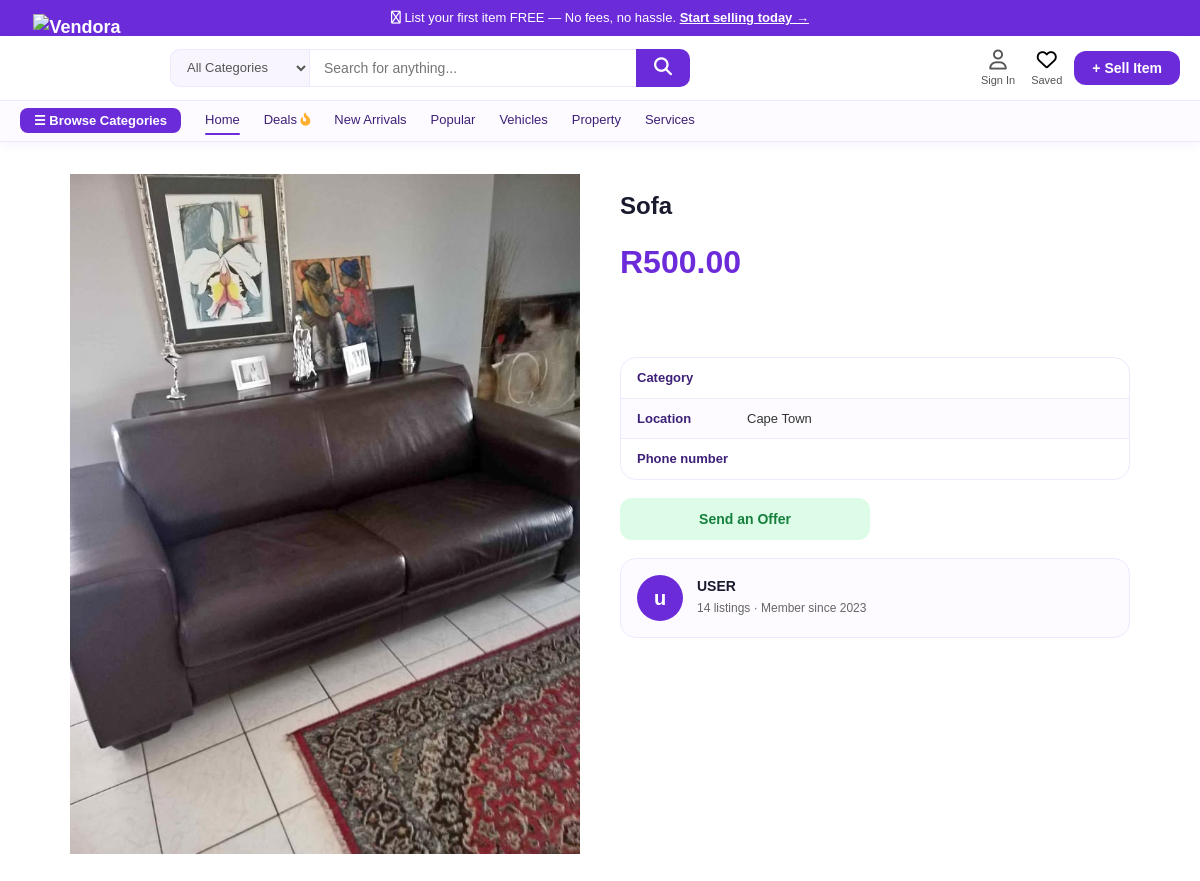
Page /productpage.php?id=5 on the committed database.
### tables this page shows
CREATE TABLE `products` (
  `id` int(11) NOT NULL,
  `title` varchar(255) DEFAULT NULL,
  `description` text DEFAULT NULL,
  `price` decimal(10,2) DEFAULT NULL,
  `image` varchar(255) DEFAULT NULL,
  `location` varchar(255) DEFAULT NULL,
  `created_at` timestamp NOT NULL DEFAULT current_timestamp(),
  `category` varchar(255) DEFAULT NULL,
  `phone` varchar(255) DEFAULT NULL,
  `seller` varchar(255) DEFAULT NULL
);

### productpage.php (the view, shortened to what this page needs)
<?php
include 'config/db.php';
$id = $_GET['id'];
$query = mysqli_query(
    $conn,
    "SELECT * FROM products WHERE id = $id"
);
$product = mysqli_fetch_assoc($query);
?>
<!DOCTYPE html>
<html lang="en">
    <head>
        <link rel="stylesheet" href="style.css" />
        <link rel="stylesheet" href="productpagestle.css" />
    </head>
    <body>
<section class="header">
  <div class="startsellingheader">
    <i class="fa-regular fa-truck" style="color: rgb(255, 255, 255);"></i> List your first item FREE — No fees, no hassle.
    <span class="announcement-link">Start selling today →</span>
  </div>
  <nav class="navbar">
    <div class="topnavebar">
      <div href="index.php" class="logo" onclick="window.location.href='index.php'" style="cursor:pointer;">
        <div class="vendoraimg">
            <img src="img/vendora2.png" alt="Vendora Logo" class="logo-img" width="80%" height="80%">
        </div>
    </div>
      <div class="searchbar">
        <select class="allcats">
          <option>All Categories</option>
        </select>
        <input class="search-input" type="text" placeholder="Search for anything..." id="searchInput" />
        <button class="search-btn"><i class="fa-solid fa-magnifying-glass" style="color: rgb(255, 255, 255);"></i></button>
      </div>
      <div class="navicons">
        <button class="navlogos"
onclick="window.location.href='<?php
if(isset($_SESSION['user_id'])){
    echo "profile.php";
} else {
    echo "loginpage.php";
}
?>'">
<span class="icon">
<i class="fa-regular fa-user"></i>
</span>
<span class="label">
<?php
if(isset($_SESSION['name'])){
    echo $_SESSION['name'];
} else {
    echo "Sign In";
}
?>
</span>
</button>
        <button class="navlogos">
          <span class="icon"><i class="fa-regular fa-heart" style="color: rgb(0, 0, 0);"></i></span>
          <span class="label">Saved</span>
        </button>
        <button class="sellbutton"
onclick="window.location.href='sellindex.php'">
  + Sell Item
</button>
      </div>
    </div>
    <div class="subnav">
      <div class="bottomnav">
        <button class="subnav-browse-btn">☰ Browse Categories</button>
        <a href="#" class="navoptions active">Home</a>
        <a href="#" class="navoptions">Deals <i class="fa-solid fa-fire-flame-curved" style="color: rgb(255, 175, 46);"></i></a>
        <a href="#" class="navoptions">New Arrivals</a>
        <a href="#" class="navoptions">Popular</a>
        <a href="#" class="navoptions">Vehicles</a>
        <a href="#" class="navoptions">Property</a>
        <a href="#" class="navoptions">Services</a>
      </div>
    </div>
  </nav>
          </section>
  <div class="product-page">
    <div class="product-images">
      <div class="main-image" id="mainImage">
        <img
    src="img/<?= $product['image']; ?>"
    alt="<?= $product['title']; ?>"
    class="product-main-image"
>
      </div>
    </div>
    <div class="product-details">
      <h1 class="product-title">
<?= $product['title']; ?>
</h1>
      <div class="product-price-row">
        <span class="product-price">
R<?= $product['price']; ?>
</span>
      </div>
      <div class="product-specs">
        <div class="spec-row"><span class="spec-label">Category</span><span class="spec-value"><?= $product['category']; ?></span></div>
        <div class="spec-row"><span class="spec-label">Location</span><span class="spec-value">
<?= $product['location']; ?>
</span></div>
        <div class="spec-row"><span class="spec-label">Phone number</span></div>
      </div>
      <div class="product-ctas">
        <button class="offerbutton" onclick="openOfferModal()">
    Send an Offer
</button>
      </div>
      <div class="seller-card">
        <div class="seller-avatar">u</div>
        <div class="seller-info">
          <div class="seller-name">USER </div>
          <div class="seller-stats"> 14 listings · Member since 2023</div>
        </div>
      </div>
    </div>
  </div>
</body>
</html>

### style.css (style rules this page uses)
html { font-size: 16px; }
body { line-height: 1.5; overflow-x: hidden; }
* { margin: 0; padding: 0; box-sizing: border-box; font-family: 'Spartan', sans-serif; }
h1 { font-size: 50px; line-height: 64px; color: #222; }
:root { --primary: #6C2BD9; --primary-light: #8B5CF6; --primary-dark: #4C1D95; --accent: #F59E0B; --accent-light: #FCD34D; --success: #10B981; --danger: #EF4444; --dark: #0F0A1E; --dark-border: #2D1F4E; --text-muted: #A78BFA; --text-dim: #6B5B95; --light-bg: #F5F0FF; --page-bg: #FAFAF8; --font-display: 'Syne', sans-serif; --font-body: 'DM Sans', sans-serif; --radius-sm: 8px; --radius-md: 12px; --radius-lg: 16px; --radius-xl: 20px; --radius-2xl: 24px; --shadow-card: 0 2px 12px rgba(108, 43, 217, 0.08); --shadow-card-hover: 0 8px 32px rgba(108, 43, 217, 0.18); --shadow-btn: 0 8px 24px rgba(108, 43, 217, 0.40); --shadow-fab: 0 8px 32px rgba(108, 43, 217, 0.45); }
.navbar { background: #fff; border-bottom: 1.5px solid #EDE9FE; position: sticky; top: 0; z-index: 100; box-shadow: 0 2px 12px rgba(108, 43, 217, 0.07); }
.topnavebar { max-width: 1200px; margin: 0 auto; padding: 0 20px; display: flex; align-items: center; gap: 16px; height: 64px; }
.logo { display: flex; align-items: center; gap: 8px; }
.vendoraimg { width: 134px; height: 134px; background: transparent; border-radius: 10px; display: flex; align-items: center; justify-content: center; color: #fff; font-family: var(--font-display); font-weight: 900; font-size: 18px; }
.searchbar { flex: 1; display: flex; max-width: 520px; }
.allcats { border: 1.5px solid #EDE9FE; border-right: none; border-radius: 10px 0 0 10px; padding: 0 12px; font-size: 13px; color: #555; background: #F8F5FF; font-family: var(--font-body); }
.search-input { flex: 1; border: 1.5px solid #EDE9FE; border-right: none; padding: 10px 14px; font-size: 14px; color: #1a1a2e; font-family: var(--font-body); outline: none; }
.search-btn { background: var(--primary); color: #fff; border: none; border-radius: 0 10px 10px 0; padding: 0 18px; font-size: 18px; transition: background 0.2s; }
.navicons { display: flex; align-items: center; gap: 8px; margin-left: auto; }
.navlogos { background: none; border: none; display: flex; flex-direction: column; align-items: center; gap: 2px; color: #555; padding: 4px; position: relative; }
.navlogos .icon { font-size: 20px; }
.navlogos .label { font-size: 11px; }
.sellbutton { background: var(--primary); color: #fff; border: none; border-radius: var(--radius-md); padding: 9px 18px; font-family: var(--font-display); font-weight: 700; font-size: 14px; white-space: nowrap; transition: background 0.2s; }
.subnav { background: #FDFBFF; border-top: 1px solid #EDE9FE; padding: 0 20px; }
.bottomnav { max-width: 1200px; margin: 0 auto; display: flex; align-items: center; gap: 24px; height: 40px; overflow-x: auto; }
.subnav-browse-btn { background: var(--primary); color: #fff; border: none; border-radius: var(--radius-sm); padding: 5px 14px; font-weight: 700; font-size: 13px; white-space: nowrap; }
.navoptions { text-decoration: none; font-size: 13px; font-weight: 500; color: #3D2078; white-space: nowrap; padding-bottom: 2px; position: relative; }
.navoptions::after { content: ''; position: absolute; bottom: -4px; left: 0; width: 0; height: 2px; background: var(--primary); transition: width 0.3s; border-radius: 2px; }
.navoptions:hover::after, .navoptions.active::after { width: 100%; }
.startsellingheader { background: var(--primary); color: #fff; text-align: center; padding: 8px 16px; font-size: 13px; font-weight: 500; }
.announcement-link { text-decoration: underline; font-weight: 700; cursor: pointer; }

### rows in the picture
products: image (picture), title "Sofa", price "500.00", location "Cape Town"
